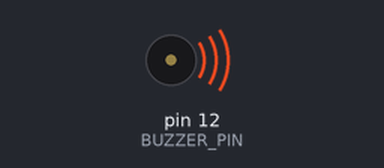
A sketch run on a simulated Arduino Uno, built with avr-gcc and run on an emulated ATmega328P. On the bench: buzzer (waves = sounding).

Above: at 5.9 s.
At 20.27 s:
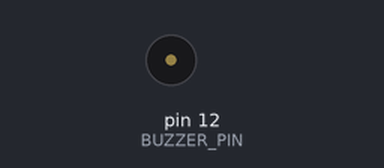
Timing chart, 0 to 21.7 s (numbered marks = the images above):
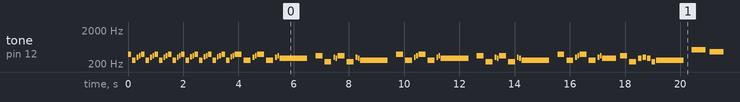

Measured:
- by itself, tone on pin 12 (BUZZER_PIN): plays 392 Hz for 0.13 s, 262 Hz for 0.13 s, 311 Hz for 0.06 s, 349 Hz for 0.06 s, 392 Hz for 0.13 s, 262 Hz for 0.13 s … (491 notes in this stretch)

The sketch:

Game_Of_Thrones.ino
```cpp
//www.elegoo.com
//2023.05.06

#include "pitches.h"

#define BUZZER_PIN 12

int melody[] = {
  NOTE_G4, NOTE_C4, NOTE_DS4, NOTE_F4, NOTE_G4, NOTE_C4, NOTE_DS4, NOTE_F4,
  NOTE_G4, NOTE_C4, NOTE_DS4, NOTE_F4, NOTE_G4, NOTE_C4, NOTE_DS4, NOTE_F4,
  NOTE_G4, NOTE_C4, NOTE_E4, NOTE_F4, NOTE_G4, NOTE_C4, NOTE_E4, NOTE_F4,
  NOTE_G4, NOTE_C4, NOTE_E4, NOTE_F4, NOTE_G4, NOTE_C4, NOTE_E4, NOTE_F4,
  NOTE_G4, NOTE_C4,

  NOTE_DS4, NOTE_F4, NOTE_G4, NOTE_C4, NOTE_DS4, NOTE_F4,
  NOTE_D4,
  NOTE_F4, NOTE_AS3,
  NOTE_DS4, NOTE_D4, NOTE_F4, NOTE_AS3,
  NOTE_DS4, NOTE_D4, NOTE_C4,

  NOTE_G4, NOTE_C4,

  NOTE_DS4, NOTE_F4, NOTE_G4, NOTE_C4, NOTE_DS4, NOTE_F4,
  NOTE_D4,
  NOTE_F4, NOTE_AS3,
  NOTE_DS4, NOTE_D4, NOTE_F4, NOTE_AS3,
  NOTE_DS4, NOTE_D4, NOTE_C4,
  NOTE_G4, NOTE_C4,
  NOTE_DS4, NOTE_F4, NOTE_G4,  NOTE_C4, NOTE_DS4, NOTE_F4,

  NOTE_D4,
  NOTE_F4, NOTE_AS3,
  NOTE_D4, NOTE_DS4, NOTE_D4, NOTE_AS3,
  NOTE_C4,
  NOTE_C5,
  NOTE_AS4,
  NOTE_C4,
  NOTE_G4,
  NOTE_DS4,
  NOTE_DS4, NOTE_F4,
  NOTE_G4,

  NOTE_C5,
  NOTE_AS4,
  NOTE_C4,
  NOTE_G4,
  NOTE_DS4,
  NOTE_DS4, NOTE_D4,
  NOTE_C5, NOTE_G4, NOTE_GS4, NOTE_AS4, NOTE_C5, NOTE_G4, NOTE_GS4, NOTE_AS4,
  NOTE_C5, NOTE_G4, NOTE_GS4, NOTE_AS4, NOTE_C5, NOTE_G4, NOTE_GS4, NOTE_AS4,

  REST, NOTE_GS5, NOTE_AS5, NOTE_C6, NOTE_G5, NOTE_GS5, NOTE_AS5,
  NOTE_C6, NOTE_G5, NOTE_GS5, NOTE_AS5, NOTE_C6, NOTE_G5, NOTE_GS5, NOTE_AS5
};

int durations[] = {
  8, 8, 16, 16, 8, 8, 16, 16,
  8, 8, 16, 16, 8, 8, 16, 16,
  8, 8, 16, 16, 8, 8, 16, 16,
  8, 8, 16, 16, 8, 8, 16, 16,
  4, 4,

  16, 16, 4, 4, 16, 16,
  1,
  4, 4,
  16, 16, 4, 4,
  16, 16, 1,

  4, 4,

  16, 16, 4, 4, 16, 16,
  1,
  4, 4,
  16, 16, 4, 4,
  16, 16, 1,
  4, 4,
  16, 16, 4, 4, 16, 16,

  2,
  4, 4,
  8, 8, 8, 8,
  1,
  2,
  2,
  2,
  2,
  2,
  4, 4,
  1,

  2,
  2,
  2,
  2,
  2,
  4, 4,
  8, 8, 16, 16, 8, 8, 16, 16,
  8, 8, 16, 16, 8, 8, 16, 16,

  4, 16, 16, 8, 8, 16, 16,
  8, 16, 16, 16, 8, 8, 16, 16
};

void setup()
{
  pinMode(BUZZER_PIN, OUTPUT);
}

void loop()
{
  int size = sizeof(durations) / sizeof(int);

  for (int note = 0; note < size; note++) {
    //to calculate the note duration, take one second divided by the note type.
    //e.g. quarter note = 1000 / 4, eighth note = 1000/8, etc.
    int duration = 1000 / durations[note];
    tone(BUZZER_PIN, melody[note], duration);

    //to distinguish the notes, set a minimum time between them.
    //the note's duration + 30% seems to work well:
    int pauseBetweenNotes = duration * 1.30;
    delay(pauseBetweenNotes);

    //stop the tone playing:
    noTone(BUZZER_PIN);
  }
}
```
